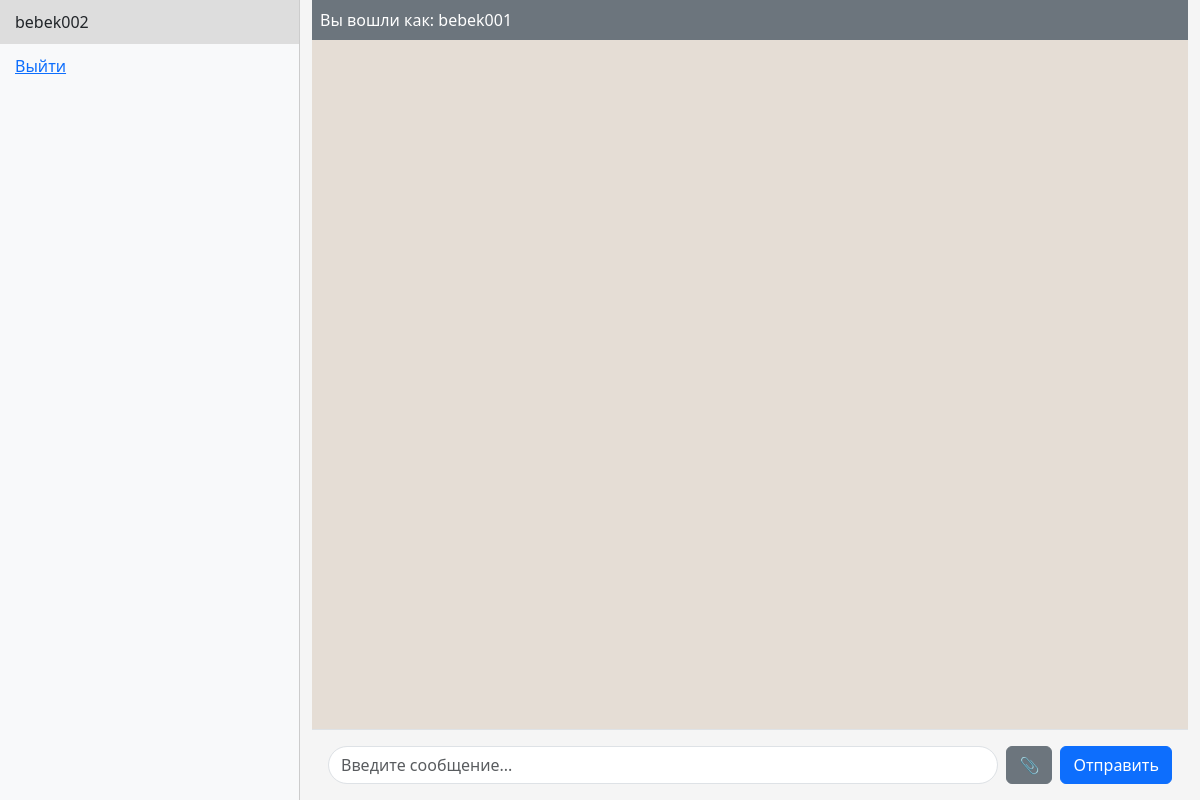
Page / (signed in) on the earlier database version.
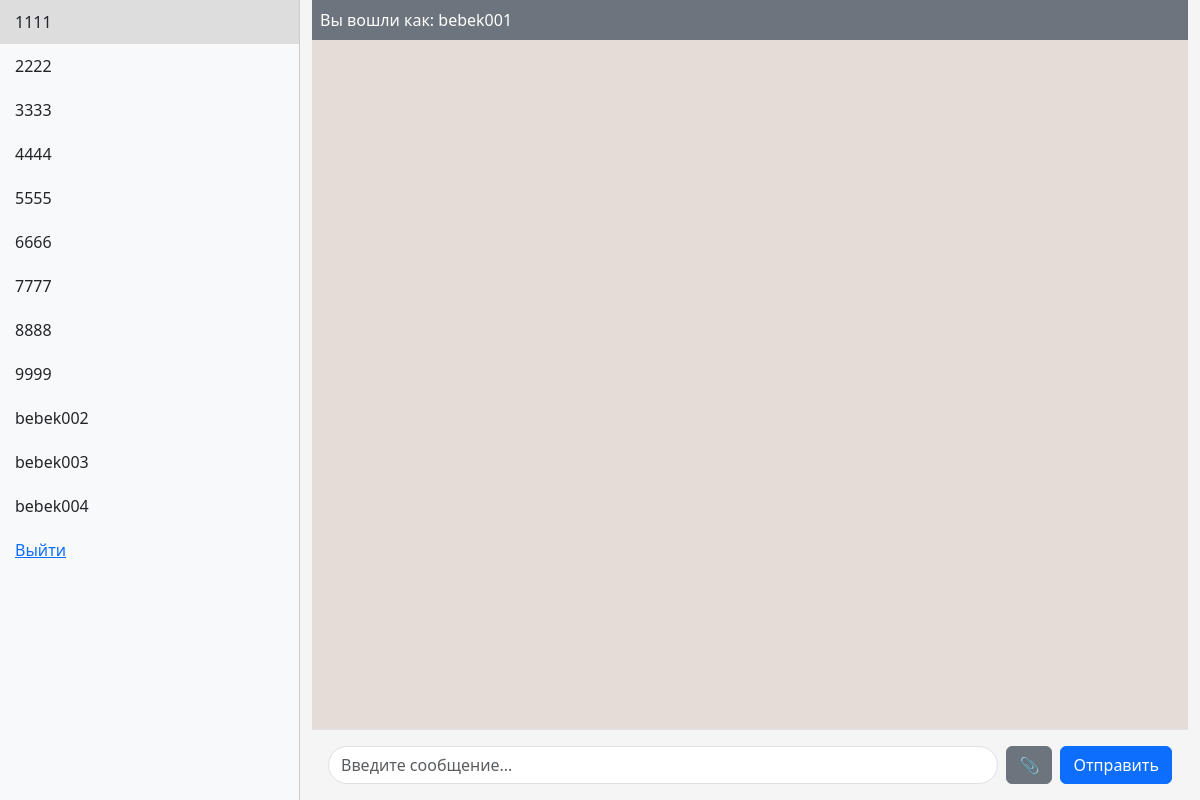
Same page on the later database version.
### tables this page shows
CREATE TABLE users (
            id INTEGER PRIMARY KEY AUTOINCREMENT,
            username TEXT UNIQUE,
            password TEXT
        );

### app.py (the view)
@app.route('/')
def index():
    if 'username' not in session:
        return redirect('/login')
    users = get_users()
    return render_template('index.html', username=session['username'], users=users)

### app.py (called while the page is built)
def get_users():
    conn = sqlite3.connect(DB)
    c = conn.cursor()
    c.execute("SELECT username FROM users WHERE username != ?", (session['username'],))
    users = [row[0] for row in c.fetchall()]
    conn.close()
    return users

### templates/index.html (shortened to what this page needs)
<!DOCTYPE html>
<html lang="ru">
<head>
<link href="https://cdn.jsdelivr.net/npm/bootstrap@5.3.0/dist/css/bootstrap.min.css" rel="stylesheet">
<link rel="stylesheet" href="{{ url_for('static', filename='style.css') }}">
</head>
<body>
<div class="container-fluid">
    <div class="row">
        <div class="col-3 p-0 bg-light chat-list">
            {% for user in users %}
            <div class="chat-item" onclick="selectUser('{{user}}')">{{user}}</div>
            {% endfor %}
            <div class="chat-item"><a href="/logout">Выйти</a></div>
        </div>
        <div class="col-9 chat-window">
            <div id="current-user" class="p-2 bg-secondary text-white">
                Вы вошли как: {{username}}
            </div>
            <div id="messages"></div>
            <div class="p-3 border-top d-flex">
                <input type="text" class="form-control me-2" id="message-input" placeholder="Введите сообщение..." autocomplete="off">
                <button class="btn btn-secondary me-2" id="attach-btn">📎</button>
                <button class="btn btn-primary" id="send-btn">Отправить</button>
            </div>
        </div>
    </div>
</div>
</body>
</html>

### static/style.css (style rules this page uses)
body { font-family: 'Segoe UI', Arial, sans-serif; background-color: #f5f5f5; }
.chat-list { height: 100vh; overflow-y: auto; border-right: 1px solid #ccc; }
.chat-window { height: 100vh; display: flex; flex-direction: column; }
#messages { flex-grow: 1; overflow-y: auto; padding: 15px; background-color: #e5ddd5; }
#message-input { border-radius: 20px; }
.chat-item { cursor: pointer; padding: 10px 15px; }

Differences in the rows shown:
added users: username "1111"
added users: username "2222"
added users: username "3333"
added users: username "4444"
added users: username "5555"
added users: username "6666"
added users: username "7777"
added users: username "8888"
added users: username "9999"
added users: username "bebek003"
added users: username "bebek004"
